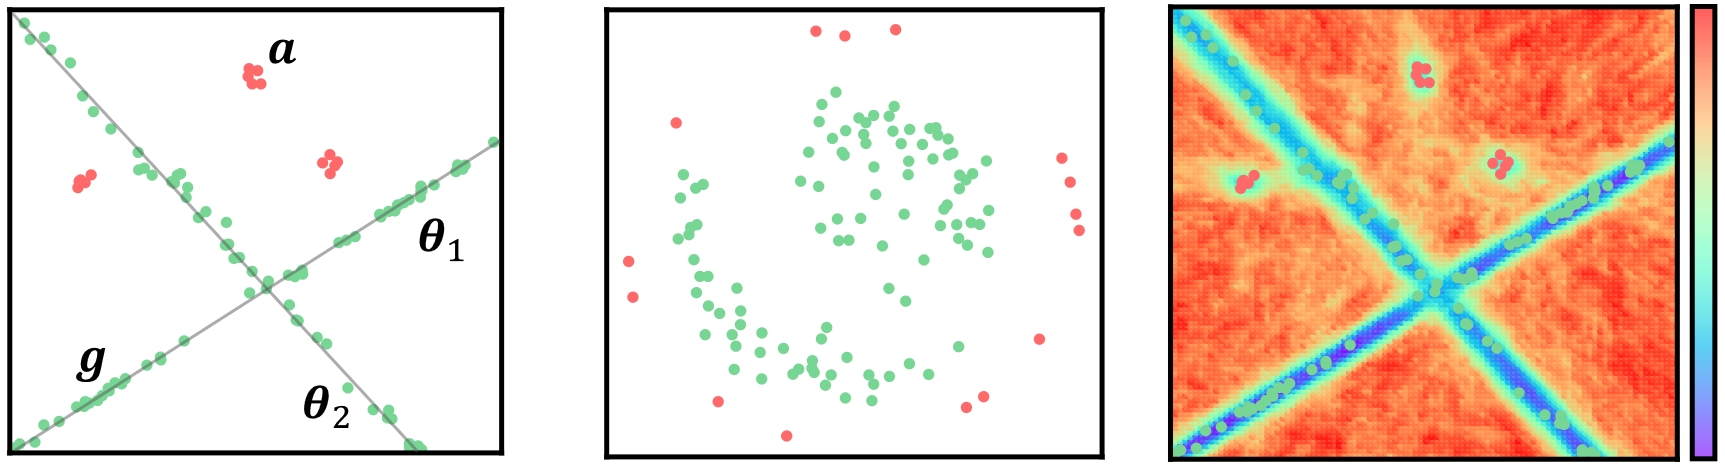

Reproduce this figure in Python.
from matplotlib import pyplot as plt
from numpy import eye, linspace, meshgrid, vstack
from numpy.random import normal, uniform
from PreferenceIForest import PreferenceIForest
from PreferenceIForest.modules.utils import Distance
from sklearn.manifold import MDS

#%% Define execution parameters
pif_params: dict = {'model_type': 'line',
                    'num_models': 1000,
                    'sampling_type': 'uniform',
                    'mss': 2,
                    'preference_type': 'gaussian',
                    'sigma': 0.025,
                    'iforest_type': 'ruzhashiforest',
                    'num_trees': 100,
                    'max_samples': 256,
                    'branching_factor': 2,
                    'n_jobs': 1}
cardA = 5
card = 50
gauss1 = [[0.5, 0.85], 0.015]
gauss2 = [[0.15, 0.6], 0.015]
gauss3 = [[0.65, 0.65], 0.015]
line1 = [0.7, 0]
line2 = [-1.2, 1]

#%% Generate and plot synthetic dataset
data1 = vstack([normal(loc=gauss1[0][0], scale=gauss1[1], size=(cardA,)), normal(loc=gauss1[0][1], scale=gauss1[1], size=(cardA,))]).T
data2 = vstack([normal(loc=gauss2[0][0], scale=gauss2[1], size=(cardA,)), normal(loc=gauss2[0][1], scale=gauss2[1], size=(cardA,))]).T
data3 = vstack([normal(loc=gauss3[0][0], scale=gauss3[1], size=(cardA,)), normal(loc=gauss3[0][1], scale=gauss3[1], size=(cardA,))]).T

data4_x = uniform(0, 1, size=card)
data4 = vstack([data4_x + normal(loc=0, scale=0.01, size=card), data4_x*line1[0]+line1[1]] + normal(loc=0, scale=0.01, size=card)).T

data5_x = uniform(0, 1, size=card)
data5 = vstack([data5_x + normal(loc=0, scale=0.01, size=card), data5_x*line2[0]+line2[1]] + normal(loc=0, scale=0.01, size=card)).T


plt.rcParams["figure.figsize"] = (6, 6)
plt.figure()
plt.scatter(data1[:, 0], data1[:, 1], c='#FF6969', marker='.', s=80)
plt.scatter(data2[:, 0], data2[:, 1], c='#FF6969', marker='.', s=80)
plt.scatter(data3[:, 0], data3[:, 1], c='#FF6969', marker='.', s=80)
plt.scatter(data4[:, 0], data4[:, 1], c='#78D695', marker='.', s=80)
plt.scatter(data5[:, 0], data5[:, 1], c='#78D695', marker='.', s=80)
plt.xlim([0, 1])
plt.ylim([0, 1])
plt.xticks([], [])
plt.yticks([], [])
plt.tight_layout()
plt.show()

#%% Execute RuzHash-iForest and plot heatmap of Anomaly Scores
pif = PreferenceIForest(**pif_params)
pif.fit(vstack([data1, data2, data3, data4, data5]))

x = linspace(0, 1, 100)
y = linspace(0, 1, 100)
X, Y = meshgrid(x, y)
coords = vstack([X.ravel(), Y.ravel()]).T
scores = pif.score_samples(coords)

plt.rcParams["figure.figsize"] = (8, 6)
plt.figure()
plt.scatter(coords[:, 0], coords[:, 1], c=scores, cmap='rainbow', alpha=0.8, marker='.', s=120,
            edgecolors='none')
cbar = plt.colorbar(pad=0.025)
plt.scatter(data1[:, 0], data1[:, 1], c='#FF6969', marker='.', s=80)
plt.scatter(data2[:, 0], data2[:, 1], c='#FF6969', marker='.', s=80)
plt.scatter(data3[:, 0], data3[:, 1], c='#FF6969', marker='.', s=80)
plt.scatter(data4[:, 0], data4[:, 1], c='#78D695', marker='.', s=80)
plt.scatter(data5[:, 0], data5[:, 1], c='#78D695', marker='.', s=80)
plt.xlim([0, 1])
plt.ylim([0, 1])
plt.xticks([], [])
plt.yticks([], [])
cbar.set_ticks([])
plt.tight_layout()
plt.show()

#%% Compute Ruzicka distances in the Preference Space and visualize them via Multi-Dimensional Scaling
all_data = pif.preference_embedding.transform(vstack([data1, data2, data3, data4, data5]))
all_distances = Distance.invoke('ruzicka').compute(all_data, all_data)
all_distances[eye(all_distances.shape[0], dtype=bool)] = 0
mds = MDS(n_components=2, metric=True, n_init=100, max_iter=1000, eps=1, dissimilarity='precomputed')
all_data_mds = mds.fit_transform(all_distances)

plt.rcParams["figure.figsize"] = (6, 6)
plt.figure()
plt.scatter(all_data_mds[:5, 0], all_data_mds[:5, 1], c='#FF6969', marker='.', s=80)
plt.scatter(all_data_mds[5:10, 0], all_data_mds[5:10, 1], c='#FF6969', marker='.', s=80)
plt.scatter(all_data_mds[10:15, 0], all_data_mds[10:15, 1], c='#FF6969', marker='.', s=80)
plt.scatter(all_data_mds[15:65, 0], all_data_mds[15:65, 1], c='#78D695', marker='.', s=80)
plt.scatter(all_data_mds[65:115, 0], all_data_mds[65:115, 1], c='#78D695', marker='.', s=80)
plt.xticks([], [])
plt.yticks([], [])
plt.tight_layout()
plt.show()
